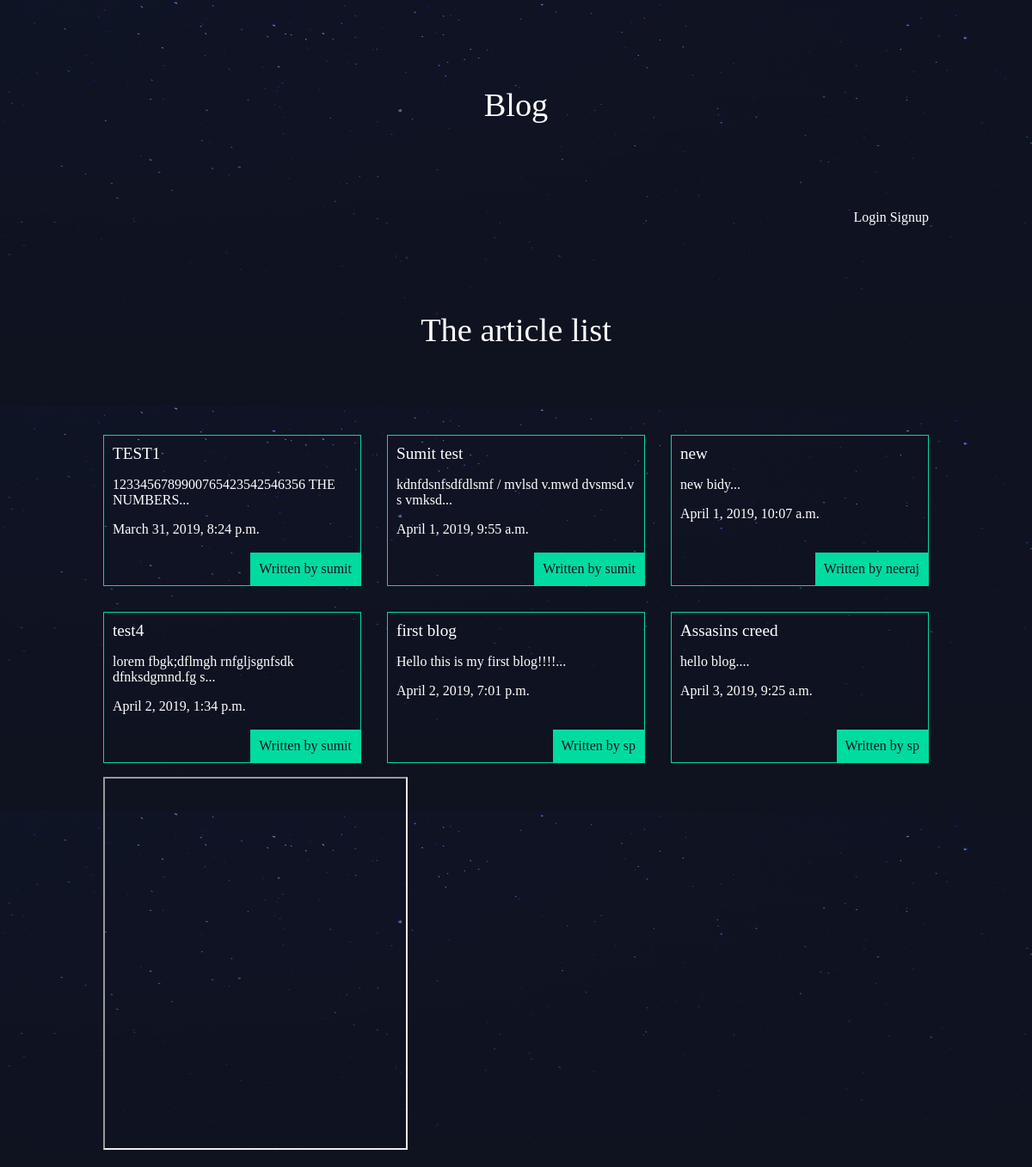
The app's page /articles/ with its own data.
### articles/models.py (models this page shows, shortened)
class Article(models.Model):
	title = models.CharField(max_length=100)
	slug = models.SlugField()
	body = models.TextField()
	date = models.DateTimeField(auto_now_add=True)
	thumb = models.ImageField(default='default.png', blank=True)
	author = models.ForeignKey(User, default=None,  on_delete=models.PROTECT)
	def snippet(self):
		return self.body[:50] + '...'

### articles/views.py (the view)
def article_list(request):
	articles = Article.objects.all().order_by('date')
	return render(request,'articles/article_list.html',{'articles': articles})

### articles/templates/articles/article_list.html
{% extends 'base_layout.html' %}
{% block content %}
		<h1>The article list</h1>
		<div class="articles">
			{% for article in articles %}
				<div class="article">
					<h2><a href="{% url 'articles:detail' slug=article.slug %}">{{article.title}}</a></h2>
					<p>{{article.snippet}}</p>
					<p>{{article.date}}</p>
					<p class="author">Written by  {{ article.author.username }}</p>
				</div>
			{% endfor %}
		</div>
{% endblock %}

### templates/base_layout.html (shortened to what this page needs)
{% load static from staticfiles %}
<!DOCTYPE html>
<html>
	<head>
		<link rel="stylesheet" href="{% static 'style.css' %}">
	</head>
	<body>
		<div class="wrapper">
			<h1><a href = "{% url 'home'%}">Blog</a></h1>
			<nav>
				<ul>
					{% if user.is_authenticated %}
					<li>
						<form class="logout-link" action="{% url 'accounts:logout' %}" method="POST">
							{% csrf_token %}
							<button type="submit">Logout</button>
						</form>
					</li>
					<li>
						<a href="{% url 'articles:create' %}" class="highlight">New Article</a>
					</li>
					{% else %}
					<li>
						<a href="{% url 'accounts:login' %}">Login</a>
						<a href="{% url 'accounts:signup' %}">Signup</a>
					</li>
					{% endif %}
				</ul>
			</nav>
			{% block content %}
			{% endblock %}
			<p>
			<iframe
    			allow="microphone;"
    			width="350"
    			height="430"
    			src="https://console.dialogflow.com/api-client/demo/embedded/b94e9c8b-c194-4516-bb69-1f076f7cee53">
			</iframe>
			</p>
		</div>
	</body>
</html>

### assets/style.css (style rules this page uses)
body { background-color: #0f121f; background-image: url(/static/stars.png); background-repeat-y: no-repeat; color: #fff; }
body * { font-family: Ubuntu; }
h1, h2, h3, h4, h5 { font-weight: normal; margin: 0; }
a, a:hover, a:visited { color: #fff; text-decoration: none; }
.wrapper { max-width: 960px; margin: 0 auto; }
div.wrapper > h1 { text-align: center; margin: 100px auto; font-size: 2.4em }
nav { justify-self: end; }
nav li { display: inline-block; list-style-type: none; margin-left: 20px; }
.articles { display: grid; grid-template-columns: 1fr 1fr 1fr; grid-gap: 30px; }
.article { padding: 10px; border: 1px solid #00dba0; position: relative; padding-bottom: 40px; }
.article h2 { font-size: 1.2em; }
.article .author { padding: 10px; background: #00dba0; position: absolute; right: 0; bottom: 0; margin: 0; color: #0f121f; }

### records on screen
Article: title "TEST1", snippet "1233456789900765423542546356 THE NUMBERS...", date "March 31, 2019, 8:24 p.m.", author.username "sumit"
Article: title "Sumit test", snippet "kdnfdsnfsdfdlsmf / mvlsd v.mwd dvsmsd.v s vmksd...", date "April 1, 2019, 9:55 a.m.", author.username "sumit"
Article: title "new", snippet "new bidy...", date "April 1, 2019, 10:07 a.m.", author.username "neeraj"
Article: title "test4", snippet "lorem fbgk;dflmgh rnfgljsgnfsdk dfnksdgmnd.fg s...", date "April 2, 2019, 1:34 p.m.", author.username "sumit"
Article: title "first blog", snippet "Hello this is my first blog!!!!...", date "April 2, 2019, 7:01 p.m.", author.username "sp"
Article: title "Assasins creed", snippet "hello blog....", date "April 3, 2019, 9:25 a.m.", author.username "sp"
